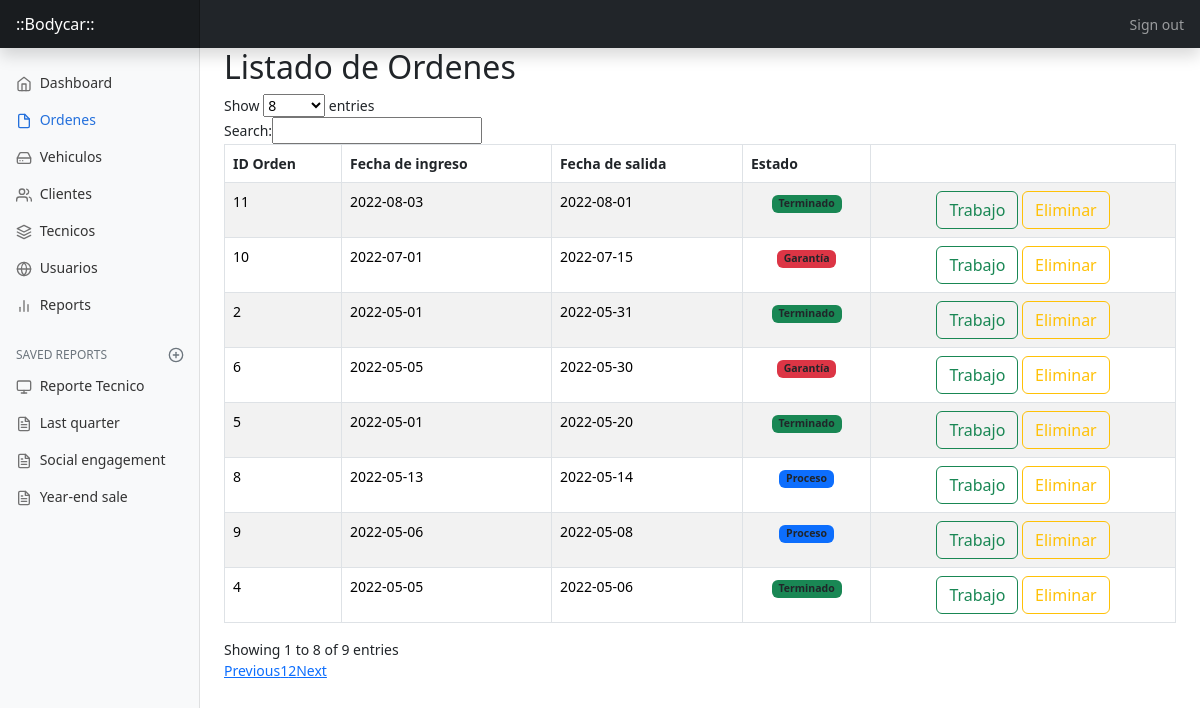
/listado_orden.php, run on the app's committed database.
### tables this page shows
CREATE TABLE `orden` (
  `id` bigint(20) UNSIGNED NOT NULL,
  `fec_ing` date NOT NULL,
  `fec_ent` date NOT NULL,
  `ord_est` int(1) NOT NULL,
  `ord_obs` varchar(500) NOT NULL,
  `ord_veh` varchar(255) NOT NULL
);

### conectar.php (called while the page is built)
<?php
  class Conectar
  {
   public static function con(){
    $hostname_db = "localhost";
    $database_db = "bodycar";
    $username_db = "root";
    $password_db = "";
    $conexion = mysqli_connect($hostname_db, $username_db, $password_db);
    mysqli_select_db($conexion,$database_db) or die ("Ninguna DB seleccionada");
    return $conexion;
  }
}

### m_orden.php (called while the page is built, shortened)
<?php
require_once 'conectar.php';
class Orden {
  private $registro;
  function __construct() {
    $this->registro=array();
  }
  public function get_orden(){
   $sql="select * from orden";
   $res=mysqli_query(Conectar::con(),$sql) or die(mysqli_error());
   while($reg=mysqli_fetch_assoc($res))
   {
     $this->registro[]=$reg;
   }
   return $this->registro;
 }
}
?>

### listado_orden.php (the view, shortened to what this page needs)
<!doctype html>
<html lang="en">
<?php
require_once 'm_orden.php';
?>
  <head>
<link href="assets/dist/css/bootstrap.min.css" rel="stylesheet">
<link rel="stylesheet" type="text/css" href="//code.jquery.com/ui/1.12.1/themes/cupertino/jquery-ui.css">
  <link rel="stylesheet" type="text/css" href="//cdn.datatables.net/1.10.13/css/dataTables.jqueryui.min.css">
    <link href="dashboard.css" rel="stylesheet">
  </head>
  <body>
<header class="navbar navbar-dark sticky-top bg-dark flex-md-nowrap p-0 shadow">
  <a class="navbar-brand col-md-3 col-lg-2 me-0 px-3 fs-6" href="#">::Bodycar::</a>
  <div class="navbar-nav">
    <div class="nav-item text-nowrap">
      <a class="nav-link px-3" href="logout.php">Sign out</a>
    </div>
  </div>
</header>
<div class="container-fluid">
  <div class="row">
    <nav id="sidebarMenu" class="col-md-3 col-lg-2 d-md-block bg-light sidebar collapse">
      <div class="position-sticky pt-3 sidebar-sticky">
        <ul class="nav flex-column">
          <li class="nav-item">
            <a class="nav-link" aria-current="page" href="dashboard.php">
              <span data-feather="home" class="align-text-bottom"></span>
              Dashboard
            </a>
          </li>
          <li class="nav-item">
            <a class="nav-link active" href="listado_orden.php">
              <span data-feather="file" class="align-text-bottom"></span>
              Ordenes
            </a>
          </li>
          <li class="nav-item">
            <a class="nav-link" href="listado_vehiculo.php">
              <span data-feather="hard-drive" class="align-text-bottom"></span>
            Vehiculos
            </a>
          </li>
          <li class="nav-item">
            <a class="nav-link" href="listado_cliente.php">
              <span data-feather="users" class="align-text-bottom"></span>
              Clientes
            </a>
          </li>
          <li class="nav-item">
            <a class="nav-link" href="Listado_tecnico.php">
              <span data-feather="layers" class="align-text-bottom"></span>
              Tecnicos
            </a>
          </li>
          <li class="nav-item">
            <a class="nav-link" href="under-construction.php">
              <span data-feather="globe" class="align-text-bottom"></span>
              Usuarios
            </a>
          </li>
          <li class="nav-item">
            <a class="nav-link" href="under-construction.php">
              <span data-feather="bar-chart-2" class="align-text-bottom"></span>
              Reports
            </a>
          </li>
        </ul>
        <h6 class="sidebar-heading d-flex justify-content-between align-items-center px-3 mt-4 mb-1 text-muted text-uppercase">
          <span>Saved reports</span>
          <a class="link-secondary" href="#" aria-label="Add a new report">
            <span data-feather="plus-circle" class="align-text-bottom"></span>
          </a>
        </h6>
        <ul class="nav flex-column mb-2">
          <li class="nav-item">
            <a class="nav-link" href="#">
              <span data-feather="monitor" class="align-text-bottom"></span>
              Reporte Tecnico
            </a>
          </li>
          <li class="nav-item">
            <a class="nav-link" href="#">
              <span data-feather="file-text" class="align-text-bottom"></span>
              Last quarter
            </a>
          </li>
          <li class="nav-item">
            <a class="nav-link" href="#">
              <span data-feather="file-text" class="align-text-bottom"></span>
              Social engagement
            </a>
          </li>
          <li class="nav-item">
            <a class="nav-link" href="#">
              <span data-feather="file-text" class="align-text-bottom"></span>
              Year-end sale
            </a>
          </li>
        </ul>
      </div>
    </nav>
    <main class="col-md-9 ms-sm-auto col-lg-10 px-md-4">
      <h2>Listado de Ordenes</h2>
      <div class="table-responsive">
       <table id="datatable" class="table display table-striped table-bordered table-hover" cellspacing="0" width="100%">
                          <thead>
                            <tr class="alert-warning">
                              <th>ID Orden</th>
                              <th>Fecha de ingreso</th>
                              <th>Fecha de salida</th>
                              <th>Estado</th>
                              <th></th>
                            </tr>
                          </thead>
                          <tbody>
                            <?php
                            $regis = new Orden();
                            $array_articles = $regis->get_orden();
                            ?>
                            <?php foreach ($array_articles as $key => $value) { ?>
                            <tr class="odd gradeX">
                               <td><a href="javascript:void(0);" onClick="window.location='editar_orden.php?id=<?php echo $value["id"];?>';" data-toggle="tooltip" title="Editar" style='text-decoration:none;color:black;'><?php echo $value["id"]; ?></a>
                              </td>
                              <td><a href="javascript:void(0);" onClick="window.location='editar_orden.php?id=<?php echo $value["id"];?>';" data-toggle="tooltip" title="Editar" style='text-decoration:none;color:black;'><?php echo $value["fec_ing"]; ?></a>
                              </td>
                              <td><a href="javascript:void(0);" onClick="window.location='editar_orden.php?id=<?php echo $value["id"];?>';" data-toggle="tooltip" title="Editar" style='text-decoration:none;color:black;'><?php echo $value["fec_ent"]; ?></a>
                              </td>
                              <td><a href="javascript:void(0);" onClick="window.location='editar_orden.php?id=<?php echo $value["id"];?>';" data-toggle="tooltip" title="Editar" style='text-decoration:none;color:black;'>
                              <div class="text-center">
                                    <?php
                                    if ($value["ord_est"]=='1') {?><span class="badge bg-primary text-dark"> <?php echo " Proceso";}
                                elseif ($value["ord_est"]=='2') {?><span class="badge bg-success text-dark"> <?php echo " Terminado";}
                                elseif ($value["ord_est"]=='3') {?><span class="badge bg-danger text-dark"> <?php echo " Garantía";}
                              ?>
                                </span>
                              </div>
                              </a></td>
                              <td class="actions">
                                  <div class="text-center">
                                    <a href="javascript:void(0);" onClick="window.location='v_trabajo.php?id=<?php echo $value["id"];?>';" data-toggle="tooltip" title="Descripcion del trabajo" class="btn btn-xs btn-outline-success">Trabajo</a>
                                     <a href="javascript:void(0);" onClick="eliminar('eliminar_orden.php?id=<?php echo $value["id"];?>')" data-toggle="tooltip" title="Eliminar" class="btn btn-xs btn-outline-warning">Eliminar</a>
                                  </div>
                                </td>
                              </tr>
                              <?php } ?>
                            </tbody>
                          </table>
      </div>
    </main>
  </div>
</div>
  </body>
</html>

### dashboard.css (style rules this page uses)
body { font-size: .875rem; }
.feather { width: 16px; height: 16px; }
.sidebar { position: fixed; top: 0; bottom: 0; left: 0; z-index: 100; padding: 48px 0 0; box-shadow: inset -1px 0 0 rgba(0, 0, 0, .1); }
.sidebar-sticky { height: calc(100vh - 48px); overflow-x: hidden; overflow-y: auto; }
.sidebar .nav-link { font-weight: 500; color: #333; }
.sidebar .nav-link .feather { margin-right: 4px; color: #727272; }
.sidebar .nav-link.active { color: #2470dc; }
.sidebar .nav-link:hover .feather, .sidebar .nav-link.active .feather { color: inherit; }
.sidebar-heading { font-size: .75rem; }
.navbar-brand { padding-top: .75rem; padding-bottom: .75rem; background-color: rgba(0, 0, 0, .25); box-shadow: inset -1px 0 0 rgba(0, 0, 0, .25); }

### data on the page
orden: id "2", fec_ing "2022-05-01", fec_ent "2022-05-31", ord_est "Terminado"
orden: id "4", fec_ing "2022-05-05", fec_ent "2022-05-06", ord_est "Terminado"
orden: id "5", fec_ing "2022-05-01", fec_ent "2022-05-20", ord_est "Terminado"
orden: id "6", fec_ing "2022-05-05", fec_ent "2022-05-30", ord_est "Garantía"
orden: id "8", fec_ing "2022-05-13", fec_ent "2022-05-14", ord_est "Proceso"
orden: id "9", fec_ing "2022-05-06", fec_ent "2022-05-08", ord_est "Proceso"
orden: id "10", fec_ing "2022-07-01", fec_ent "2022-07-15", ord_est "Garantía"
orden: id "11", fec_ing "2022-08-03", fec_ent "2022-08-01", ord_est "Terminado"
